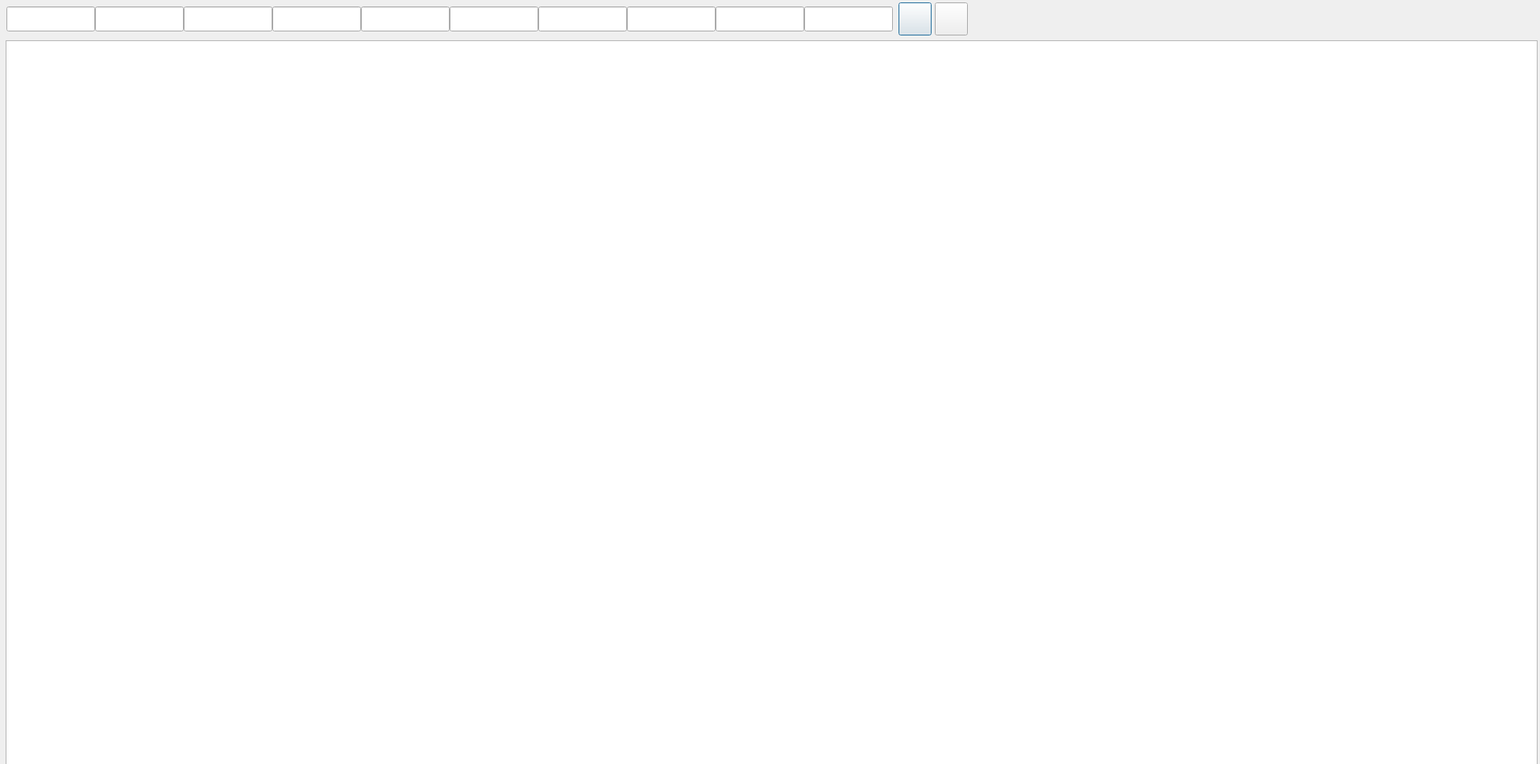
<?xml version="1.0" encoding="UTF-8"?>
<ui version="4.0">
 <class>historiaDrukDialog</class>
 <widget class="QDialog" name="historiaDrukDialog">
  <property name="geometry">
   <rect>
    <x>0</x>
    <y>0</y>
    <width>1911</width>
    <height>948</height>
   </rect>
  </property>
  <property name="windowTitle">
   <string>Historia wydruków</string>
  </property>
  <widget class="QWidget" name="layoutWidget">
   <property name="geometry">
    <rect>
     <x>8</x>
     <y>7</y>
     <width>1102</width>
     <height>33</height>
    </rect>
   </property>
   <layout class="QHBoxLayout" name="horizontalLayout_2">
    <property name="spacing">
     <number>0</number>
    </property>
    <item>
     <widget class="QLineEdit" name="lineEditroz">
      <property name="sizePolicy">
       <sizepolicy hsizetype="Fixed" vsizetype="Fixed">
        <horstretch>0</horstretch>
        <verstretch>0</verstretch>
       </sizepolicy>
      </property>
      <property name="minimumSize">
       <size>
        <width>110</width>
        <height>31</height>
       </size>
      </property>
     </widget>
    </item>
    <item>
     <widget class="QLineEdit" name="lineEditnr">
      <property name="sizePolicy">
       <sizepolicy hsizetype="Fixed" vsizetype="Fixed">
        <horstretch>0</horstretch>
        <verstretch>0</verstretch>
       </sizepolicy>
      </property>
      <property name="minimumSize">
       <size>
        <width>110</width>
        <height>31</height>
       </size>
      </property>
     </widget>
    </item>
    <item>
     <widget class="QLineEdit" name="lineEditKlSk">
      <property name="sizePolicy">
       <sizepolicy hsizetype="Fixed" vsizetype="Fixed">
        <horstretch>0</horstretch>
        <verstretch>0</verstretch>
       </sizepolicy>
      </property>
      <property name="minimumSize">
       <size>
        <width>110</width>
        <height>31</height>
       </size>
      </property>
     </widget>
    </item>
    <item>
     <widget class="QLineEdit" name="lineEditKlnr">
      <property name="sizePolicy">
       <sizepolicy hsizetype="Fixed" vsizetype="Fixed">
        <horstretch>0</horstretch>
        <verstretch>0</verstretch>
       </sizepolicy>
      </property>
      <property name="minimumSize">
       <size>
        <width>110</width>
        <height>31</height>
       </size>
      </property>
     </widget>
    </item>
    <item>
     <widget class="QLineEdit" name="lineEditwz">
      <property name="sizePolicy">
       <sizepolicy hsizetype="Fixed" vsizetype="Fixed">
        <horstretch>0</horstretch>
        <verstretch>0</verstretch>
       </sizepolicy>
      </property>
      <property name="minimumSize">
       <size>
        <width>110</width>
        <height>31</height>
       </size>
      </property>
     </widget>
    </item>
    <item>
     <widget class="QLineEdit" name="lineEditsp">
      <property name="sizePolicy">
       <sizepolicy hsizetype="Fixed" vsizetype="Fixed">
        <horstretch>0</horstretch>
        <verstretch>0</verstretch>
       </sizepolicy>
      </property>
      <property name="minimumSize">
       <size>
        <width>110</width>
        <height>31</height>
       </size>
      </property>
     </widget>
    </item>
    <item>
     <widget class="QLineEdit" name="lineEditkol">
      <property name="sizePolicy">
       <sizepolicy hsizetype="Fixed" vsizetype="Fixed">
        <horstretch>0</horstretch>
        <verstretch>0</verstretch>
       </sizepolicy>
      </property>
      <property name="minimumSize">
       <size>
        <width>110</width>
        <height>31</height>
       </size>
      </property>
     </widget>
    </item>
    <item>
     <widget class="QLineEdit" name="lineEditoc">
      <property name="sizePolicy">
       <sizepolicy hsizetype="Fixed" vsizetype="Fixed">
        <horstretch>0</horstretch>
        <verstretch>0</verstretch>
       </sizepolicy>
      </property>
      <property name="minimumSize">
       <size>
        <width>110</width>
        <height>31</height>
       </size>
      </property>
     </widget>
    </item>
    <item>
     <widget class="QLineEdit" name="lineEditma">
      <property name="sizePolicy">
       <sizepolicy hsizetype="Fixed" vsizetype="Fixed">
        <horstretch>0</horstretch>
        <verstretch>0</verstretch>
       </sizepolicy>
      </property>
      <property name="minimumSize">
       <size>
        <width>110</width>
        <height>31</height>
       </size>
      </property>
     </widget>
    </item>
    <item>
     <widget class="QLineEdit" name="lineEditwkl">
      <property name="sizePolicy">
       <sizepolicy hsizetype="Fixed" vsizetype="Fixed">
        <horstretch>0</horstretch>
        <verstretch>0</verstretch>
       </sizepolicy>
      </property>
      <property name="minimumSize">
       <size>
        <width>110</width>
        <height>31</height>
       </size>
      </property>
     </widget>
    </item>
   </layout>
  </widget>
  <widget class="QPushButton" name="pushButton">
   <property name="geometry">
    <rect>
     <x>1160</x>
     <y>3</y>
     <width>41</width>
     <height>41</height>
    </rect>
   </property>
   <property name="sizePolicy">
    <sizepolicy hsizetype="Minimum" vsizetype="Minimum">
     <horstretch>0</horstretch>
     <verstretch>0</verstretch>
    </sizepolicy>
   </property>
   <property name="minimumSize">
    <size>
     <width>41</width>
     <height>41</height>
    </size>
   </property>
   <property name="text">
    <string/>
   </property>
   <property name="icon">
    <iconset resource="zasoby.qrc">
     <normaloff>:/zasoby/reset.png</normaloff>:/zasoby/reset.png</iconset>
   </property>
   <property name="iconSize">
    <size>
     <width>26</width>
     <height>26</height>
    </size>
   </property>
  </widget>
  <widget class="QPushButton" name="pushButtonSzukaj">
   <property name="geometry">
    <rect>
     <x>1115</x>
     <y>3</y>
     <width>41</width>
     <height>41</height>
    </rect>
   </property>
   <property name="sizePolicy">
    <sizepolicy hsizetype="Minimum" vsizetype="Minimum">
     <horstretch>0</horstretch>
     <verstretch>0</verstretch>
    </sizepolicy>
   </property>
   <property name="minimumSize">
    <size>
     <width>41</width>
     <height>41</height>
    </size>
   </property>
   <property name="text">
    <string/>
   </property>
   <property name="icon">
    <iconset resource="zasoby.qrc">
     <normaloff>:/zasoby/find.png</normaloff>:/zasoby/find.png</iconset>
   </property>
   <property name="iconSize">
    <size>
     <width>26</width>
     <height>26</height>
    </size>
   </property>
   <property name="autoDefault">
    <bool>true</bool>
   </property>
   <property name="default">
    <bool>true</bool>
   </property>
  </widget>
  <widget class="QTableView" name="tableView">
   <property name="geometry">
    <rect>
     <x>7</x>
     <y>50</y>
     <width>1901</width>
     <height>941</height>
    </rect>
   </property>
   <property name="font">
    <font>
     <pointsize>10</pointsize>
    </font>
   </property>
   <property name="editTriggers">
    <set>QAbstractItemView::NoEditTriggers</set>
   </property>
   <property name="alternatingRowColors">
    <bool>true</bool>
   </property>
   <property name="selectionMode">
    <enum>QAbstractItemView::SingleSelection</enum>
   </property>
   <property name="selectionBehavior">
    <enum>QAbstractItemView::SelectRows</enum>
   </property>
   <property name="sortingEnabled">
    <bool>true</bool>
   </property>
   <attribute name="verticalHeaderVisible">
    <bool>false</bool>
   </attribute>
   <attribute name="verticalHeaderMinimumSectionSize">
    <number>23</number>
   </attribute>
  </widget>
 </widget>
 <resources>
  <include location="zasoby.qrc"/>
 </resources>
 <connections/>
</ui>
